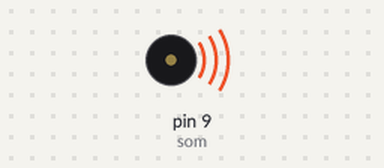
Bench run of a sketch on a simulated Arduino Uno, built with avr-gcc and run on an emulated ATmega328P. On the bench: buzzer (waves = sounding).

Above: at 1.5 s.
At 3.82 s:
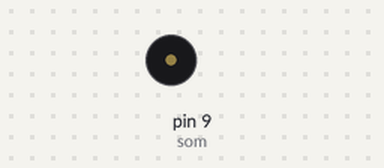
Timing chart, 0 to 8.3 s (numbered marks = the images above):
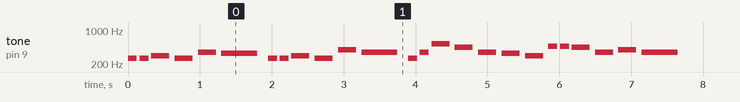

The sketch:

tocando_melodia.ino
```cpp
#define som 9

#define NOTA_B0  31
#define NOTA_C1  33
#define NOTA_CS1 35
#define NOTA_D1  37
#define NOTA_DS1 39
#define NOTA_E1  41
#define NOTA_F1  44
#define NOTA_FS1 46
#define NOTA_G1  49
#define NOTA_GS1 52
#define NOTA_A1  55
#define NOTA_AS1 58
#define NOTA_B1  62
#define NOTA_C2  65
#define NOTA_CS2 69
#define NOTA_D2  73
#define NOTA_DS2 78
#define NOTA_E2  82
#define NOTA_F2  87
#define NOTA_FS2 93
#define NOTA_G2  98
#define NOTA_GS2 104
#define NOTA_A2  110
#define NOTA_AS2 117
#define NOTA_B2  123
#define NOTA_C3  131
#define NOTA_CS3 139
#define NOTA_D3  147
#define NOTA_DS3 156
#define NOTA_E3  165
#define NOTA_F3  175
#define NOTA_FS3 185
#define NOTA_G3  196
#define NOTA_GS3 208
#define NOTA_A3  220
#define NOTA_AS3 233
#define NOTA_B3  247
#define NOTA_C4  262
#define NOTA_CS4 277
#define NOTA_D4  294
#define NOTA_DS4 311
#define NOTA_E4  330
#define NOTA_F4  349
#define NOTA_FS4 370
#define NOTA_G4  392
#define NOTA_GS4 415
#define NOTA_A4  440
#define NOTA_AS4 466
#define NOTA_B4  494
#define NOTA_C5  523
#define NOTA_CS5 554
#define NOTA_D5  587
#define NOTA_DS5 622
#define NOTA_E5  659
#define NOTA_F5  698
#define NOTA_FS5 740
#define NOTA_G5  784
#define NOTA_GS5 831
#define NOTA_A5  880
#define NOTA_AS5 932
#define NOTA_B5  988
#define NOTA_C6  1047
#define NOTA_CS6 1109
#define NOTA_D6  1175
#define NOTA_DS6 1245
#define NOTA_E6  1319
#define NOTA_F6  1397
#define NOTA_FS6 1480
#define NOTA_G6  1568
#define NOTA_GS6 1661
#define NOTA_A6  1760
#define NOTA_AS6 1865
#define NOTA_B6  1976
#define NOTA_C7  2093
#define NOTA_CS7 2217
#define NOTA_D7  2349
#define NOTA_DS7 2489
#define NOTA_E7  2637
#define NOTA_F7  2794
#define NOTA_FS7 2960
#define NOTA_G7  3136
#define NOTA_GS7 3322
#define NOTA_A7  3520
#define NOTA_AS7 3729
#define NOTA_B7  3951
#define NOTA_C8  4186
#define NOTA_CS8 4435
#define NOTA_D8  4699
#define NOTA_DS8 4978

// tempo das notas
#define t4 2000		// tempo de uma nota de 4 tempos é 2 segundos
#define t2 1000				// tempo de uma nota de 2 tempos é 1 segundos
#define t1 500		// 1 tempo
#define t05 250			// 1/2 tempo
#define t025 125	// 1/4 de tempo

#define pausa 125		// 'pausa' será de 1/4 de tempo

int ritmo = 2;		// veloçidade do 'ritmo'

int musica[] = {
  NOTA_C4, NOTA_C4,		// inserção das notas
  NOTA_D4, NOTA_C4, NOTA_F4,
  NOTA_E4, NOTA_C4, NOTA_C4,
  NOTA_D4, NOTA_C4, NOTA_G4,
  NOTA_F4, NOTA_C4, NOTA_F4,
  NOTA_C5, NOTA_A4, NOTA_F4,
  NOTA_E4, NOTA_D4, NOTA_AS4, NOTA_AS4,
  NOTA_A4, NOTA_F4, NOTA_G4,
  NOTA_F4
};

int duracoes[] = {		// tempo da notas
  t05, t05,
  t1, t1, t1,
  t2, t05, t05,
  t1, t1, t1,
  t2, t05, t05,
  t1, t1, t1,
  t1, t1, t05, t05,
  t1, t1, t1,
  t2
};

void setup(){
  pinMode(som, OUTPUT);		// definindo a porta de 'som'
}

void loop(){
  for(int nota = 0; nota < (sizeof(musica)/sizeof(int)); nota++){
    int duracaoNota = duracoes[nota] / ritmo;
    tone(som, musica[nota], duracaoNota);		// recebendo posição nota e duração
    delay(duracaoNota * 1.3);		// criando um tempo entre uma nota e outra
    noTone(som);
  }
  delay(5000);		// antes de começar novamente terá uma espera de 5 segundos
}
```

Measured:
- by itself, tone on pin 9 (som): plays 262 Hz for 0.13 s, 262 Hz for 0.13 s, 294 Hz for 0.25 s, 262 Hz for 0.25 s, 349 Hz for 0.25 s, 330 Hz for 0.50 s … (257 notes in this stretch)
